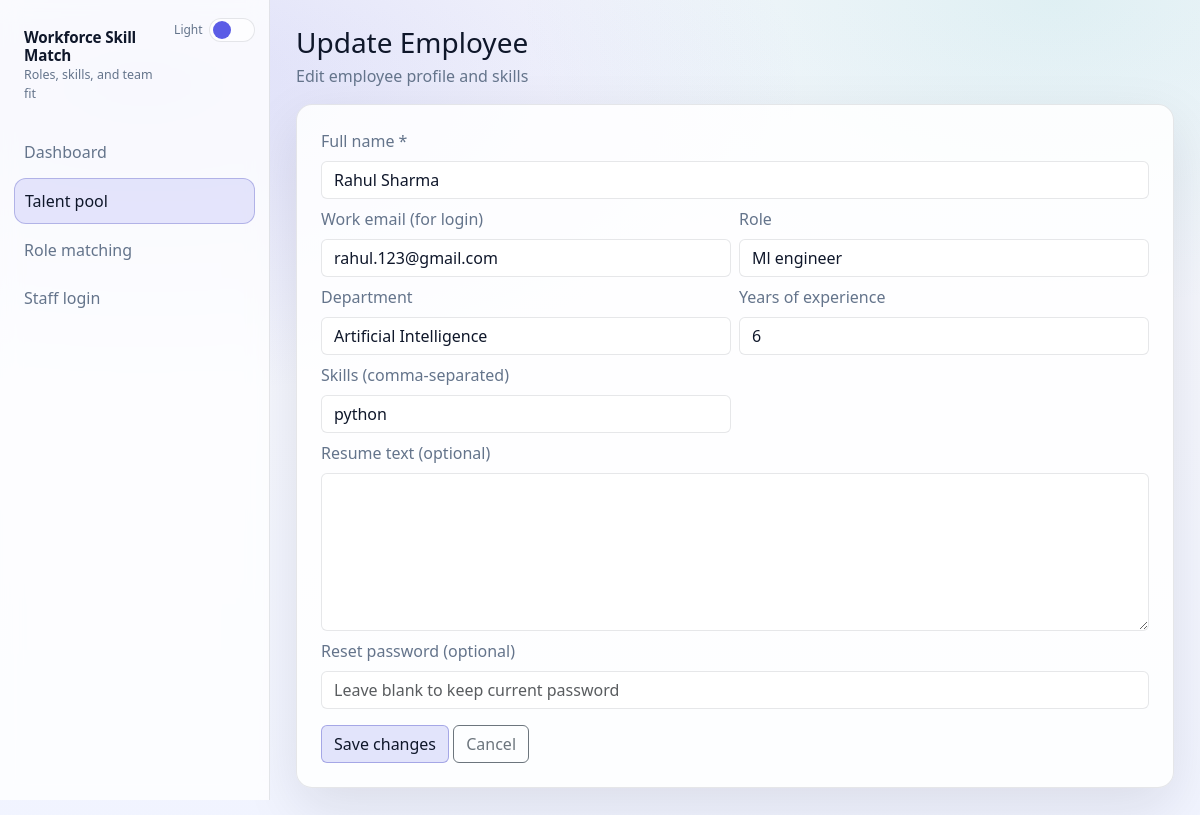
Screenshot of /employees/7/edit with the database file from the repository.
### models.py (models this page shows, shortened)
class Employee(db.Model):  # type: ignore[misc]
    __tablename__ = "employees"
    id = db.Column(db.Integer, primary_key=True)
    full_name = db.Column(db.String(200), nullable=False)
    email = db.Column(db.String(200), nullable=True, unique=True)
    title = db.Column(db.String(200), nullable=True)
    department = db.Column(db.String(200), nullable=True)
    years_experience = db.Column(db.Integer, nullable=True)
    resume_text = db.Column(db.Text, nullable=True)
    skills_json = db.Column(db.Text, nullable=True)
    skills_csv = db.Column(db.Text, nullable=True)
    password_hash = db.Column(db.String(255), nullable=True)
    created_at = db.Column(db.DateTime, default=datetime.utcnow, nullable=False)
    updated_at = db.Column(db.DateTime, default=datetime.utcnow, onupdate=datetime.utcnow, nullable=False)

### main.py (the view, shortened to what this page needs)
    @app.route("/employees/<int:employee_id>/edit", methods=["GET", "POST"])
    def employee_edit(employee_id: int):
        e = Employee.query.get_or_404(employee_id)
        return render_template(
            "employee_edit.html",
            title="Update employee",
            e=e,
            active="talent",
        )

### main.py (called while the page is built, shortened)
    def __call__(self, environ, start_response):
        path_info = environ.get("PATH_INFO", "")
        return self.wsgi_app(environ, start_response)

### templates/employee_edit.html
{% extends "base.html" %}
{% block content %}
<div class="mb-3">
  <h3 class="mb-1">Update Employee</h3>
  <div class="muted">Edit employee profile and skills</div>
</div>
<div class="p-4 rounded-4 app-card">
  <form method="post">
    <div class="row g-2">
      <div class="col-12">
        <label class="form-label muted">Full name *</label>
        <input class="form-control" name="full_name" required value="{{ e.full_name }}">
      </div>
      <div class="col-12 col-md-6">
        <label class="form-label muted">Work email (for login)</label>
        <input class="form-control" name="email" value="{{ e.email or '' }}">
      </div>
      <div class="col-12 col-md-6">
        <label class="form-label muted">Role</label>
        <input class="form-control" name="title" value="{{ e.title or '' }}">
      </div>
      <div class="col-12 col-md-6">
        <label class="form-label muted">Department</label>
        <input class="form-control" name="department" value="{{ e.department or '' }}">
      </div>
      <div class="col-12 col-md-6">
        <label class="form-label muted">Years of experience</label>
        <input class="form-control" name="years_experience" value="{{ e.years_experience if e.years_experience is not none else '' }}">
      </div>
      <div class="col-12 col-md-6">
        <label class="form-label muted">Skills (comma-separated)</label>
        <input class="form-control" name="skills_manual" value="{{ e.skills_csv or '' }}">
      </div>
      <div class="col-12">
        <label class="form-label muted">Resume text (optional)</label>
        <textarea class="form-control" name="resume_text" rows="6">{{ e.resume_text or '' }}</textarea>
      </div>
      <div class="col-12">
        <label class="form-label muted">Reset password (optional)</label>
        <input class="form-control" type="password" name="new_password" placeholder="Leave blank to keep current password">
      </div>
    </div>
    <button class="btn btn-accent mt-3" type="submit">Save changes</button>
    <a class="btn btn-outline-secondary mt-3" href="{{ url_for('talent_pool') }}">Cancel</a>
  </form>
</div>
{% endblock %}

### templates/base.html (style rules this page uses)
:root { --bg: #f7f8fc; --bg2:#f1f4ff; --text:#0f172a; --muted:#64748b; --card: rgba(255,255,255,.86); --border: rgba(15,23,42,.10); --shadow: 0 20px 55px rgba(15,23,42,.10); --accent: #5b5ce6; --accent2:#0ea5a6; --sidebar: rgba(255,255,255,.78); }
body { color: var(--text); background: radial-gradient(1100px 520px at 12% 10%, rgba(91,92,230,.16), transparent 60%), radial-gradient(900px 520px at 88% 0%, rgba(14,165,166,.10), transparent 60%), linear-gradient(180deg, var(--bg), var(--bg2)); }
.app-card { background: var(--card); border: 1px solid var(--border); box-shadow: var(--shadow); }
.muted { color: var(--muted); }
.btn-accent { background: color-mix(in srgb, var(--accent) 16%, transparent); border-color: color-mix(in srgb, var(--accent) 35%, var(--border)); color: var(--text); }
.form-control { background: color-mix(in srgb, var(--card) 92%, transparent); border-color: var(--border); color: var(--text); }

### rows the page displays
Employee: full_name "Rahul Sharma", email "rahul.123@gmail.com", title "Ml engineer", department "Artificial Intelligence", years_experience "6", skills_manual "python"
